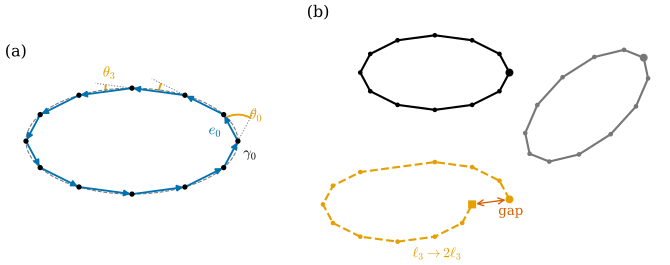

Generate this figure with Python:
"""Figure 37.4.1: a closed discrete curve is determined by its edge lengths and turning angles.

(a) the ellipse (2 cos t, sin t) sampled at 12 parameter values: edge vectors e_i (arrows, head to tail) and the turning
angles theta_i at the vertices; (b) curves rebuilt from (l_i, theta_i) by the discrete recipe (37.4.3): two choices of
(p_0, phi_0) (black, grey: they differ by a rigid motion) and the same angles with l_3 doubled (orange: the
closing condition (ii) fails).

Run: PYTHONPATH=tools python3 chapters/37-curves-smooth-discrete/figures/fig-37-4-1-reconstruction.py
"""
import sys
from pathlib import Path

import numpy as np

sys.path.insert(0, str(Path(__file__).resolve().parents[1] / "lib"))
import dgfig  # noqa: E402
dgfig.setup()
import matplotlib.pyplot as plt  # noqa: E402
from matplotlib.patches import Arc  # noqa: E402

import dgdec as dd  # noqa: E402
import ddg37  # noqa: E402

C = dgfig.COLORS
n = 12
X, _ = ddg37.sample("ellipse", n)
E = dd.curve_edge_vectors(X, True)
ell = dd.curve_edge_lengths(X, True)
th = dd.turning_angles(X, True)
assert abs(th.sum() - 2 * np.pi) < 1e-12 and np.allclose(E.sum(0), 0, atol=1e-12)


def rebuild(ell, th, p0, phi0):
    """vertices gamma_0, ..., gamma_n from edge lengths and the turning angles theta_1, ..., theta_{n-1}."""
    phi = phi0 + np.concatenate([[0.0], np.cumsum(th[1:len(ell)])])
    T = np.stack([np.cos(phi), np.sin(phi)], 1)
    return p0 + np.vstack([[0.0, 0.0], np.cumsum(ell[:, None] * T, 0)])


phi_e0 = np.arctan2(E[0, 1], E[0, 0])
G1 = rebuild(ell, th, X[0], phi_e0)
assert np.allclose(G1[:n], X, atol=1e-12) and np.linalg.norm(G1[n] - G1[0]) < 1e-12
G2 = rebuild(ell, th, np.array([5.6, 0.4]), phi_e0 + 0.7)
ell3 = ell.copy()
ell3[3] *= 2
G3 = rebuild(ell3, th, np.array([0.0, -3.4]) + X[0], phi_e0)
gap = G3[n] - G3[0]
assert np.linalg.norm(gap) > 0.5

fig, (ax, bx) = plt.subplots(1, 2, figsize=(7.2, 3.1), gridspec_kw={"width_ratios": [1, 1.25]})

# (a) edge vectors head to tail and turning angles
s = np.linspace(0, 2 * np.pi, 300)
S = ddg37.point("ellipse", s)
ax.plot(S[:, 0], S[:, 1], color=C["aux"], lw=dgfig.LW["aux"], ls="--")
for i in range(n):
    ax.annotate("", xy=X[(i + 1) % n], xytext=X[i],
                arrowprops=dict(arrowstyle="-|>", color=C["tangent"], lw=1.4, mutation_scale=9, shrinkA=0, shrinkB=1))
ax.plot(X[:, 0], X[:, 1], "o", color=C["main"], ms=3, zorder=5)
for i in (0, 2, 3):
    a_in = np.degrees(np.arctan2(E[i - 1, 1], E[i - 1, 0]))
    ext = X[i] + 0.7 * E[i - 1] / ell[i - 1]
    ax.plot([X[i, 0], ext[0]], [X[i, 1], ext[1]], color=C["aux"], lw=0.8, ls=":")
    ax.add_patch(Arc(X[i], 1.0, 1.0, theta1=a_in, theta2=a_in + np.degrees(th[i]), color=C["accent"], lw=1.4))
ax.text(X[0, 0] + 0.22, X[0, 1] + 0.42, r"$\theta_0$", color=C["accent"], fontsize=11)
ax.text(X[3, 0] - 0.55, X[3, 1] + 0.22, r"$\theta_3$", color=C["accent"], fontsize=11)
ax.text(0.5 * (X[0, 0] + X[1, 0]) - 0.42, 0.5 * (X[0, 1] + X[1, 1]) - 0.12, r"$e_0$", color=C["tangent"], fontsize=11)
ax.text(X[0, 0] + 0.1, X[0, 1] - 0.3, r"$\gamma_0$", fontsize=11)
ax.set_aspect("equal")
ax.set_xlim(-2.4, 3.0)
ax.set_ylim(-1.35, 1.45)
ax.set_axis_off()
ax.set_title("(a)", fontsize=12, loc="left")

# (b) rebuilt curves
for G, col, ls in ((G1, C["main"], "-"), (G2, C["aux"], "-"), (G3, C["accent"], "--")):
    bx.plot(G[:, 0], G[:, 1], color=col, ls=ls, lw=1.6)
    bx.plot(G[:-1, 0], G[:-1, 1], "o", color=col, ms=2.5)
    bx.plot([G[0, 0]], [G[0, 1]], "o", color=col, ms=5, zorder=5)
bx.plot([G3[n, 0]], [G3[n, 1]], "s", color=C["accent"], ms=5, zorder=5)
bx.annotate("", xy=G3[0], xytext=G3[n], arrowprops=dict(arrowstyle="<->", color=C["normal"], lw=1.0,
                                                          shrinkA=3, shrinkB=3))
mid = 0.5 * (G3[0] + G3[n])
bx.text(mid[0] + 0.2, mid[1] - 0.35, "gap", color=C["normal"], fontsize=10)
bx.text(-0.6, -4.95, r"$\ell_3 \to 2\ell_3$", color=C["accent"], fontsize=10.5)
bx.set_aspect("equal")
bx.set_axis_off()
bx.set_title("(b)", fontsize=12, loc="left")

fig.tight_layout()
dgfig.save(fig, __file__)
